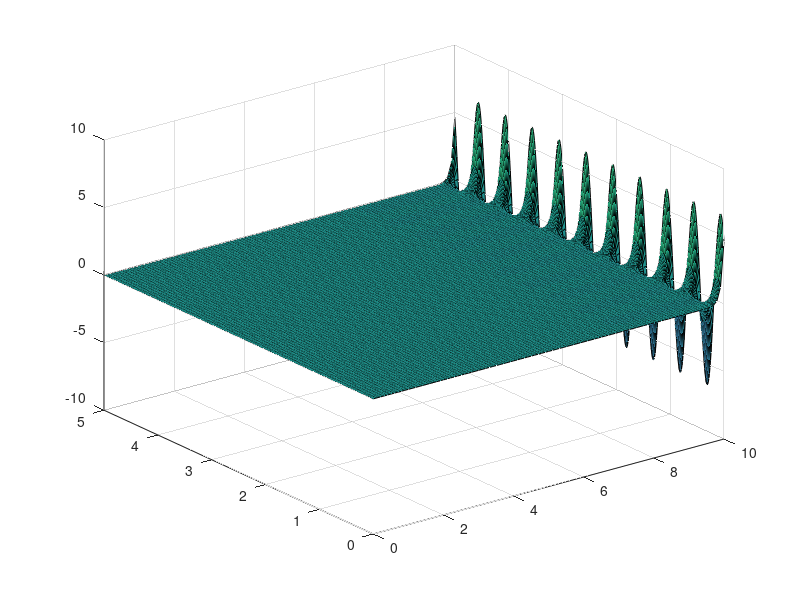

Here is the MATLAB script that generated this plot:
x=0:.1:10;
y=0:.01:5;
[X, Y]=meshgrid(x, y);
n = 20;
z = -((-1.9633240081559112e-55.*n.*pi.*cosh(n*pi*X /5).*sin(n*pi*Y /5))/5) -((-1.9633240081559112e-55.*n.*pi.*sinh(n*pi*X /5).*cos(n*pi*Y /5))/5);
surf(X,Y,z);
